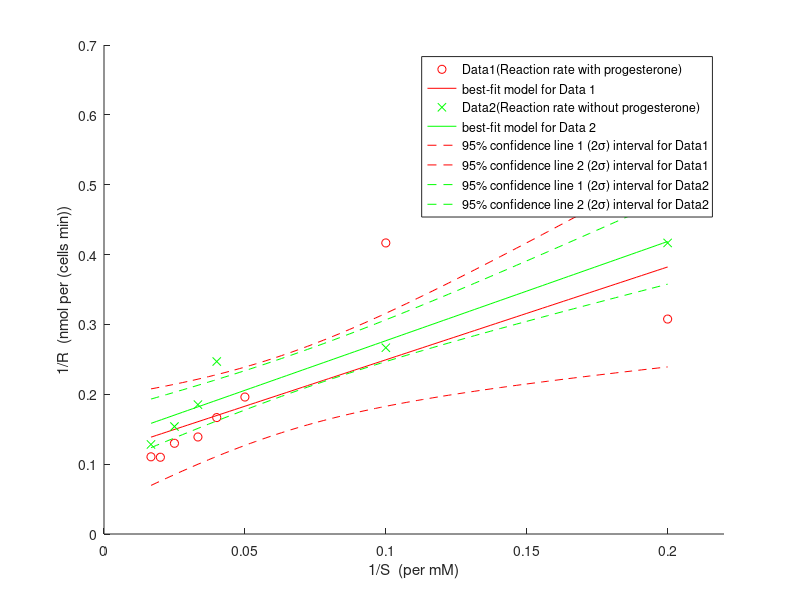

MATLAB code to generate this figure:
%Reaction Rate fitting problem

% R is the reaction rate in concentration/time;
% S is the substrate concentration;

%matrix of modeling functions: first column of ones, second column = 1/S,
%output is 1/R
%We shall denote our model by the vector equation A*x=b

%DOG data points for reaction rate with progesterone
A1=[ones(1,8); 1/5 1/10 1/20 1/25 1/30 1/40 1/50 1/60]';

%DOG data points for reaction rate with progesterone
A2=[ones(1,6); 1/5 1/10 1/25 1/30 1/40 1/60]';

%Reaction rates with progesterone
Y1=[1/3.25 1/2.4 1/5.1 1/6 1/7.2 1/7.7 1/9.1 1/9.05]';

%Reaction rates without progesterone
Y2=[1/2.4 1/3.75 1/4.05 1/5.4 1/6.5 1/7.8]';

%calculating K for both cases
K1=inv(A1'*A1)*A1';
K2=inv(A2'*A2)*A2';

%our modeling parameters, (1/Rmax, Km/Rmax)
%calculating modeling parameters for both cases
x1=K1*Y1;
x2=K2*Y2;

%variance in data
Shsq1=sum((Y1-A1*x1).^2)/(8-2);
Shsq2=sum((Y2-A2*x2).^2)/(6-2);

%variance in modeling parameter
Sx1sq1=K1(1,:)*K1(1,:)'*Shsq1;
Sx2sq1=K1(2,:)*K1(2,:)'*Shsq1;

Sx1sq2=K2(1,:)*K2(1,:)'*Shsq2;
Sx2sq2=K2(2,:)*K2(2,:)'*Shsq2;

%covariances
S1x1x2 = Shsq1*sum(K1(1,:).*K1(2,:));
S2x1x2 = Shsq2*sum(K2(1,:).*K2(2,:));

%Kms
Km1 = x1(2)/x1(1);
Km2 = x2(2)/x2(1);

%Rmaxs
Rmax1 = 1/x1(1);
Rmax2 = 1/x2(1);

%standard deviation for Rmax
SRmax1 = (Rmax1/x1(1))*sqrt(Sx1sq1);
SRmax2 = (Rmax2/x2(1))*sqrt(Sx1sq2);

%standard deviation for Km
Skm1 = Km1*sqrt(Sx1sq1/x1(1).^2 + Sx2sq1/x1(2).^2 - 2* S1x1x2/(x1(1)*x1(2))); 
Skm2 = Km2*sqrt(Sx1sq2/x2(1).^2 + Sx2sq2/x2(2).^2 - 2* S2x1x2/(x2(1)*x2(2))); 

%SIGMAbsq: matrix of covariance of the observations b.
%If the observations are independent then SIGMAbsq will be diagonal only.
%We further assume that all observations have the same variance.
%(a common assumption)
SIGMAbsq1=eye(8)*Shsq1;
SIGMAbsq2=eye(6)*Shsq2;

% %matrix of covariance of the regression parameters
SIGMAxsq1=K1*SIGMAbsq1*K1';
SIGMAxsq2=K2*SIGMAbsq2*K2';

%Suppose we wish to determine the model value at 100 points ranging from 0 to 4.
%Thus, we now have the vector equation: bm = Am*x
Am1=[ones(1,100);linspace(0.0167,0.2,100)]';
Am2=[ones(1,100);linspace(0.0167,0.2,100)]';

%Finally, we have the matrix of covariance of bm.
%In general, only the diagonal elements of SIGMAbmsq are of interest.
sigmabmsq1=diag(Am1*SIGMAxsq1*Am1');
sigmabmsq2=diag(Am2*SIGMAxsq2*Am2');

%plotting reaction rates with progesterone and corresponding best fit model
plot(A1(:,2),Y1,'ro',Am1(:,2),Am1*x1, 'r')
hold on

%plotting reaction rates without progesterone and corresponding best fit model
plot(A2(:,2),Y2,'gx',Am2(:,2),Am2*x2, 'g')
hold on

%plotting the 95% confidence curves
plot(Am1(:,2),Am1*x1+2*sqrt(sigmabmsq1),'r--',Am1(:,2),Am1*x1-2*sqrt(sigmabmsq1),'r--')
hold on
plot(Am2(:,2),Am2*x2+2*sqrt(sigmabmsq2),'g--',Am2(:,2),Am2*x2-2*sqrt(sigmabmsq2),'g--')
hold off
box off

legend('Data1(Reaction rate with progesterone)', 'best-fit model for Data 1', 'Data2(Reaction rate without progesterone)', ...
    'best-fit model for Data 2', '95% confidence line 1 (2\sigma) interval for Data1', ...
    '95% confidence line 2 (2\sigma) interval for Data1', '95% confidence line 1 (2\sigma) interval for Data2', ...
    '95% confidence line 2 (2\sigma) interval for Data2')
xlim([0 0.22])
xlabel('1/S  (per mM)')
ylabel('1/R  (nmol per (cells min))')


